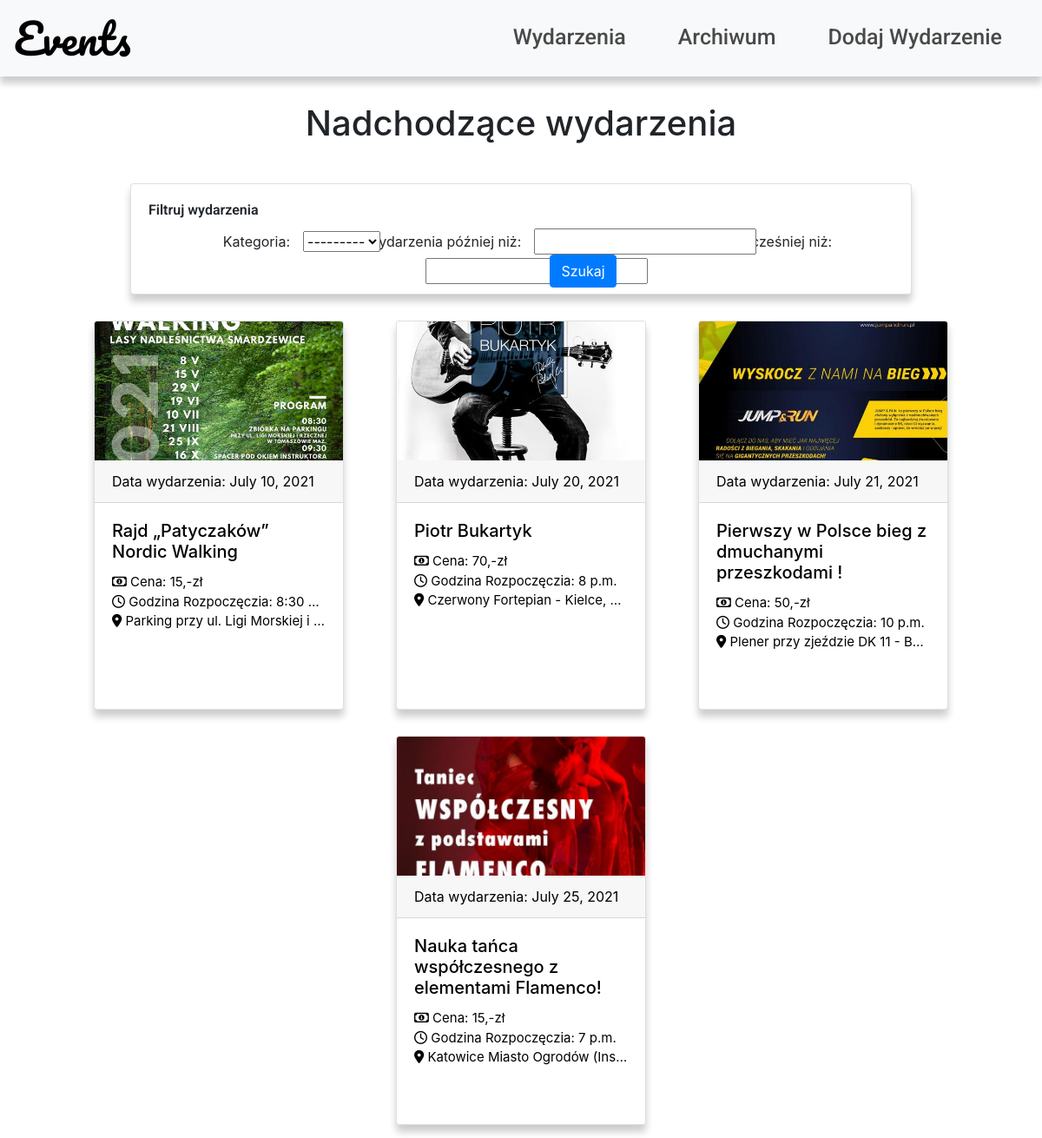
Before: / with the older database file.
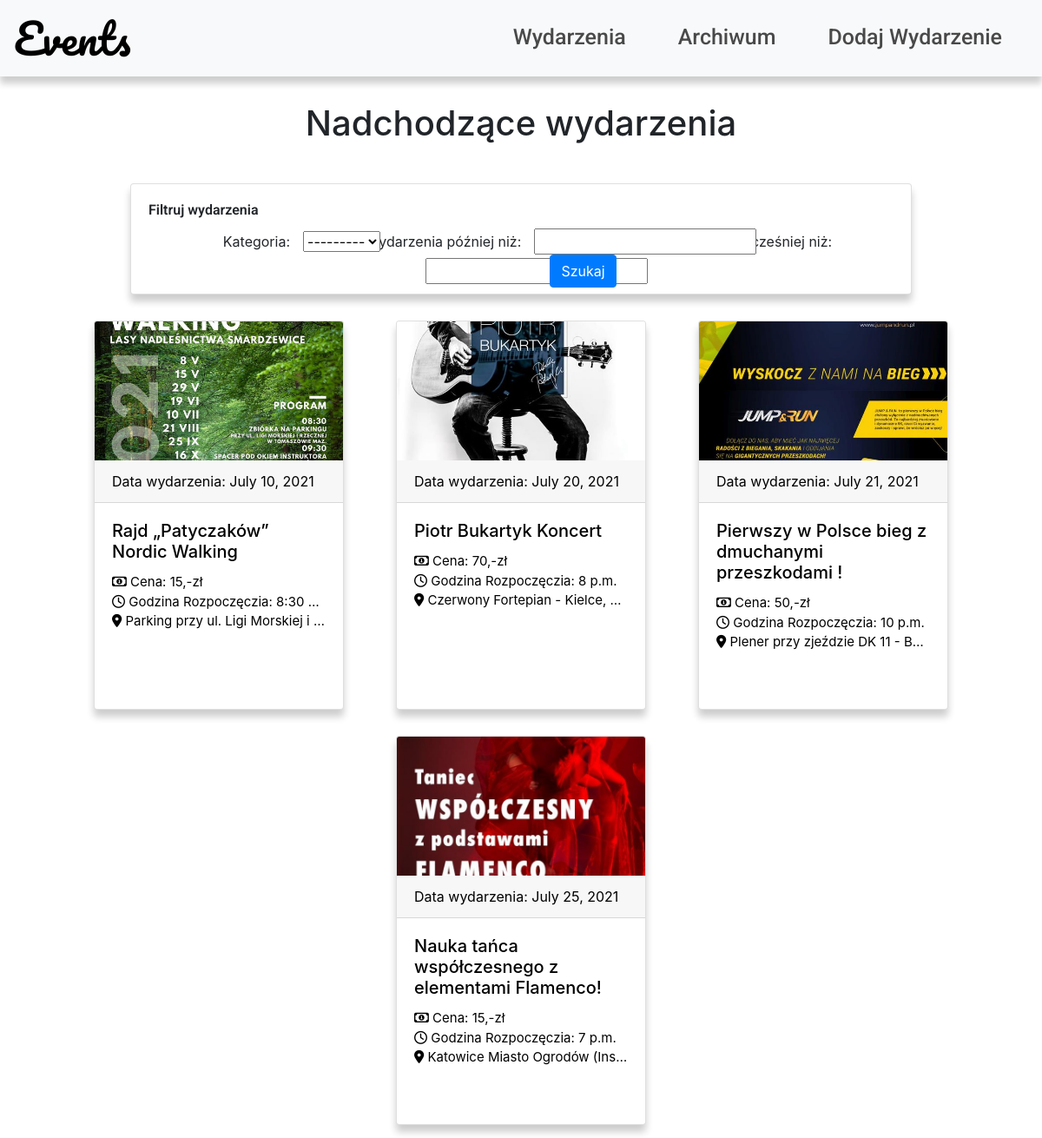
After: the same page with the newer database file.
### events/models.py (models this page shows, shortened)
class Event(models.Model):
    category_choices = (
        ("Kultura", "Kultura"),
        ("Muzyka","Muzyka"),
        ("Sport","Sport"),
        ("Inne","Inne"),
        )
    image = models.ImageField(upload_to='upload/',null=True,blank=True,default='images/blank.jpg')
    category = models.CharField(max_length=50,blank=False,choices=category_choices)
    organizer = models.CharField(max_length=50)
    title = models.CharField(max_length=80)
    description = RichTextField(blank=False)
    start_time = models.TimeField(auto_now=False,auto_now_add=False,default = timezone.now)
    start_date = models.DateField(blank=False)
    end_date = models.DateField(blank=False,auto_now_add=False)
    location = models.CharField(max_length=100)
    price = models.IntegerField(blank=True,null=True,default = 0,validators=[MinValueValidator(0)])
    published = models.DateTimeField(default=timezone.now)

### events/views.py (the view)
# urls.py: path('', views.index, name='index'),
def index(request):
    now = timezone.now()
    events = Event.objects.filter(start_date__gt=now).order_by('start_date')
    myFilter = EventFilter(request.GET,queryset=events)
    events = myFilter.qs
    return render(request,'events/index.html',{'events': events, "myFilter": myFilter})

### events/templates/events/index.html (shortened to what this page needs)
{% extends 'base.html' %} {% block content %}
<h1>Nadchodzące wydarzenia</h1>
<div class="container-fluid">
  <div class="row justify-content-center">
    <div class="card" style="height: 8rem; width: 75%">
      <div class="card-body">
        <h6 class="card-title">Filtruj wydarzenia</h6>
        <form method="GET" class="form-inline justify-content-center">
          <label for="category">Kategoria:</label>
          <div class="col-md-1">{{myFilter.form.category}}</div>
          <label for="start_date">Wydarzenia później niż:</label>
          <div class="col-md-2">{{myFilter.form.start_date}}</div>
          <label for="end_date">Wydarzenia wcześniej niż:</label>
          <div class="col-md-2">{{myFilter.form.end_date}}</div>
          <div class="col-auto">
            <button class="btn btn-primary" type="submit">Szukaj</button>
          </div>
        </form>
      </div>
    </div>
  </div>
</div>
<div class="container-fluid">
  <div class="row justify-content-center">
    {% for event in events %}
    <div class="col-auto">
      <div class="card" style="width: 18rem">
        <a href="{% url 'event_detail' event.pk %}">
          <img
            class="card-img-top"
            src="{{ event.image.url }}"
            alt="Card image"
          />
          <div class="card-header">Data wydarzenia: {{event.start_date}}</div>
          <div class="card-body" style="overflow-y: auto">
            <h5 class="card-title">{{ event.title }}</h5>
            <p
              class="description card-text text-truncate"
              style="font-size: 15px"
            >
              <i class="far fa-money-bill-alt"></i>
              Cena: {{event.price}},-zł<br />
              <i class="far fa-clock"></i>
              Godzina Rozpoczęczia: {{event.start_time}}<br />
              <i class="fas fa-map-marker-alt"></i>
              {{event.location}}
            </p>
          </div>
        </a>
      </div>
    </div>
    {% endfor %}
  </div>
</div>
{% endblock %}

Changed rows visible on the page:
changed Event "Czerwony Fortepian - Kielce,…": title "Piotr Bukartyk" → "Piotr Bukartyk Koncert"
